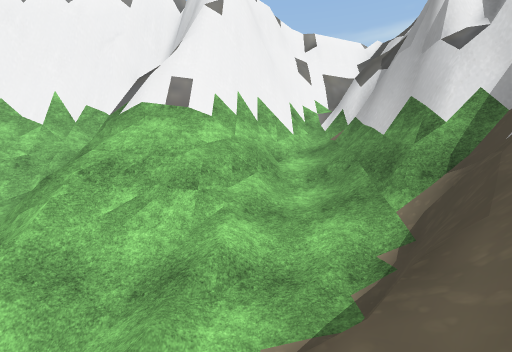
View 1 (above)

14 first-person views from a walk through a scene from a Unity 3-D project. The camera is 1.4 m above the floor, tilts 6° down and sees 90° across. The floor is counted in squares, 2 m on a side. Each view is taken from the middle of a square. On the plan, view 1 faces up. The plan holds only what a view shows up to about 9 squares ahead; the rest is blank. The place goes on beyond the plan. Some trees and plants on the terrain are drawn as simple stand-ins. Some surface patterns are stand-ins.

View 2
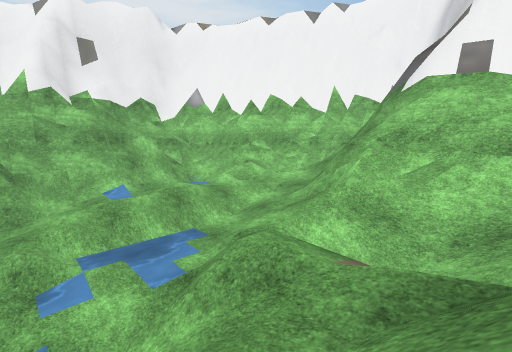

View 3
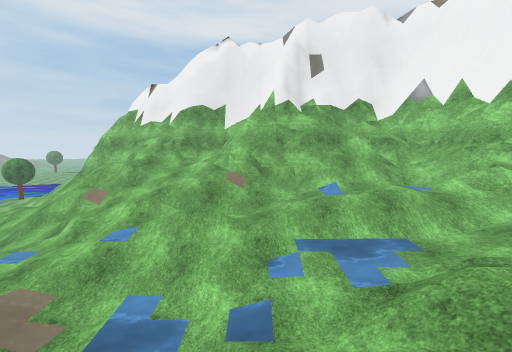

View 4
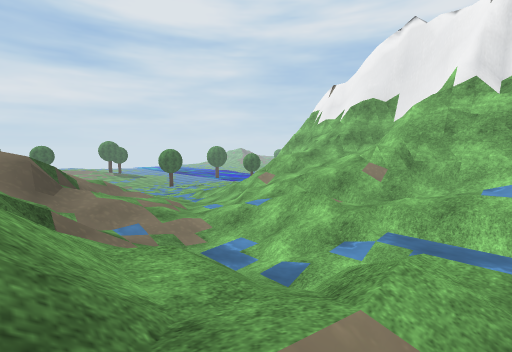

View 5
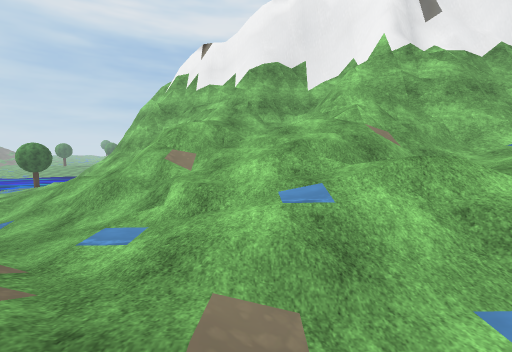

View 6
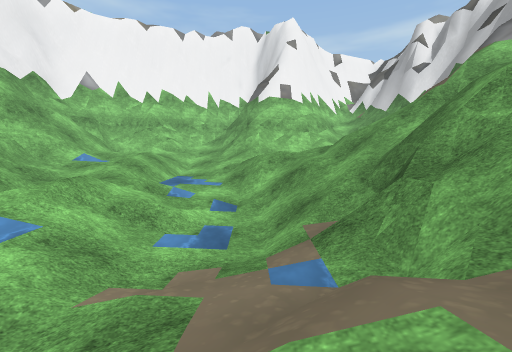

View 7
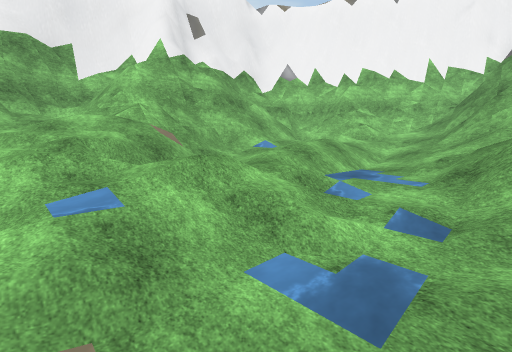

View 8
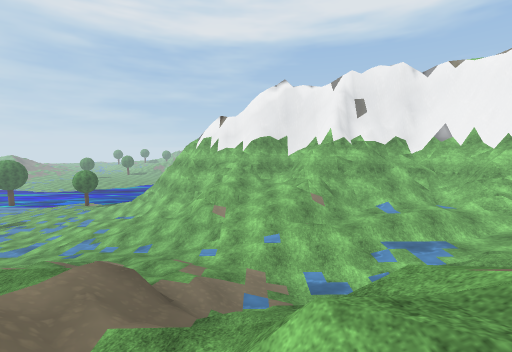

View 9
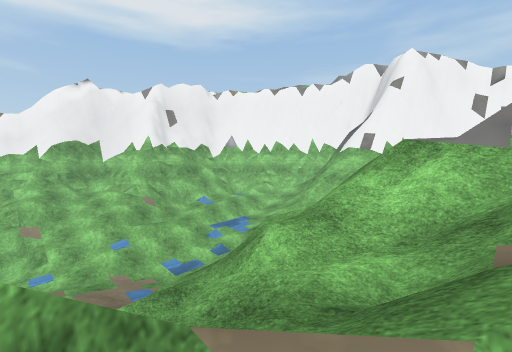

View 10
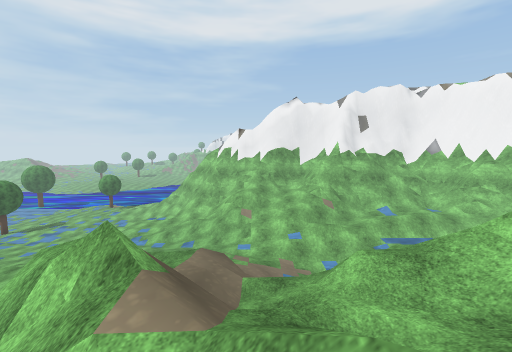

View 11
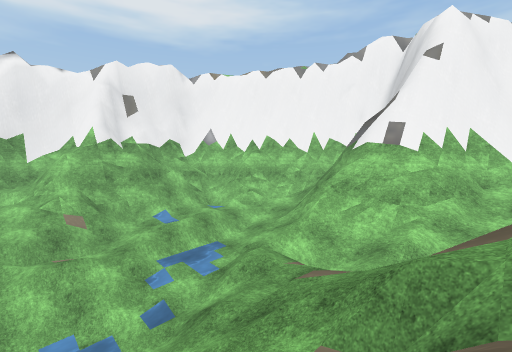

View 12
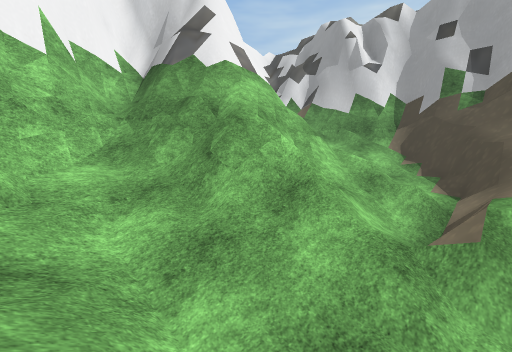

View 13
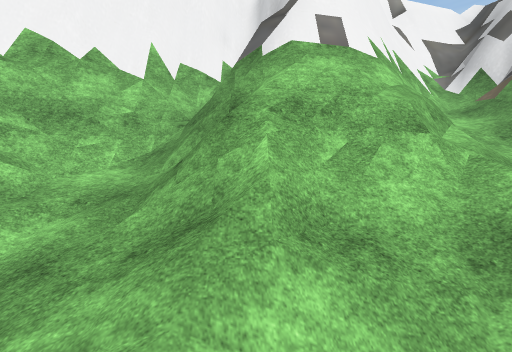

View 14
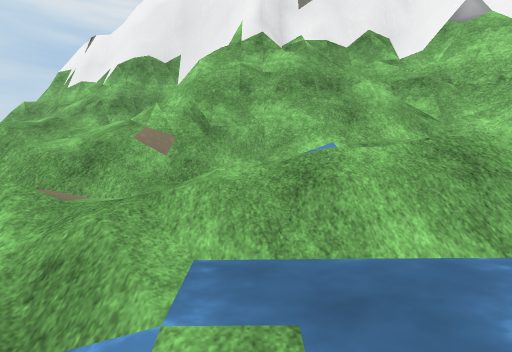

### Floor plan
Key: @ floor where view 1 was taken; # wall or solid block; . main floor; : floor 0.25 m higher than the main floor; - floor 0.5 m lower than the main floor; _ floor 0.75 m lower than the main floor; + floor 1.25 m higher than the main floor; < floor 1.25 m lower than the main floor; * floor 1.5 m higher than the main floor; % floor 2 m higher than the main floor; & floor 4 m higher than the main floor; $ floor 5.25 m higher than the main floor; / step, stairs or slope; = window, fence, low wall or low ledge; v drop or lower ground.
Columns run from 13 left of view 1 to 4 right of it. Each row starts with its distance up from view 1.
 11                 v
 10          vv  vv #v
  9        ##vvvvv####
  8         # vvv ###
  7         ###  ####
  6       ########/##
  5       ##/==##=/##
  4    ####=//=#=//##
  3    #==////=////##
  2    #////.////=####
  1    ##/+/..///==###
  0   ###///.////@/
 -1   ##=/::/-///==$
 -2  ##=////////=====
 -3  #/%/*///<//==///
 -4 ###/+/////////=&/
 -5 #=////./_/////////
 -6 #=/ ///<///=//==/

Positions as (right, up) in squares from view 1, and headings:
1: (0, 0), facing up
2: (-1, -1), facing up-left
3: (-1, -1), facing left
4: (-1, 1), facing down-left
5: (-3, -4), facing left
6: (-3, -6), facing up
7: (-3, -4), facing up-left
8: (2, -4), facing left
9: (3, -6), facing up-left
10: (4, -5), facing left
11: (1, -3), facing up-left
12: (-6, 1), facing up-right
13: (-3, 1), facing up
14: (-4, 0), facing left
